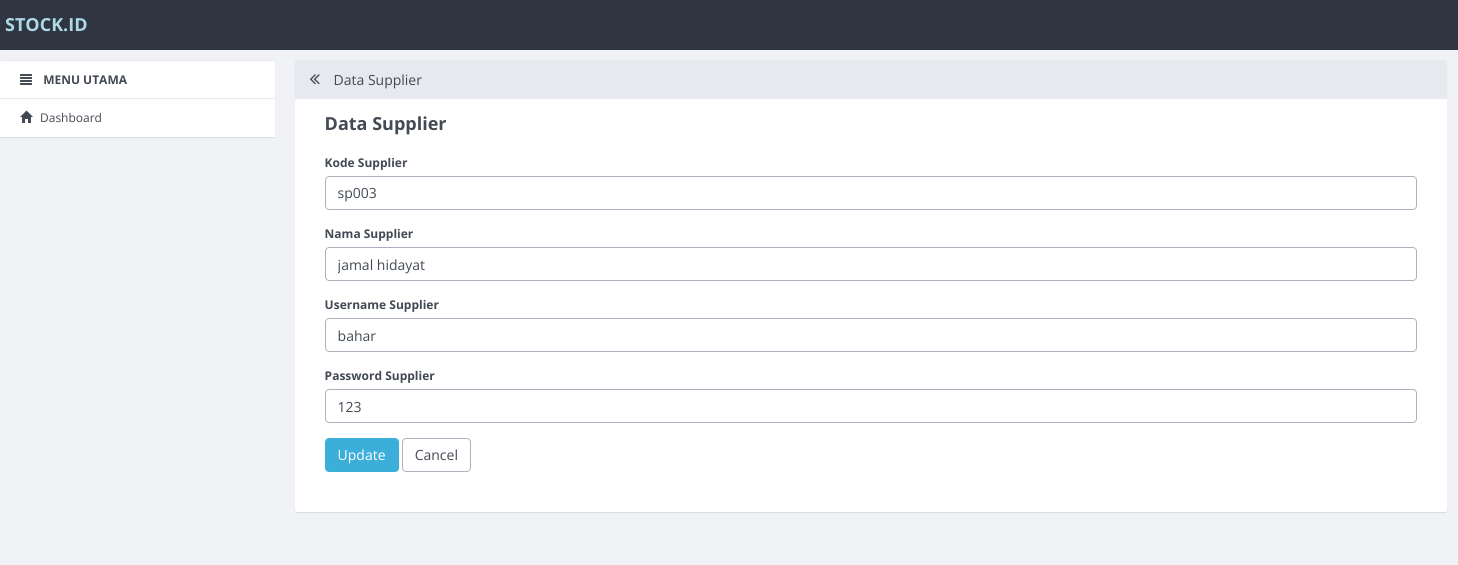
Screenshot of /supplier/update/3.html with the database file from the repository.
### tables this page shows
CREATE TABLE `supplier` (
  `id_supplier` int(11) NOT NULL,
  `kode_supplier` varchar(10) DEFAULT NULL,
  `nama_supplier` varchar(50) DEFAULT NULL,
  `username` varchar(50) NOT NULL,
  `password` varchar(50) NOT NULL
);

### application/controllers/Supplier.php (called while the page is built, shortened)
<?php
class Supplier extends CI_Controller
{
    function __construct()
    {
        $this->load->model('Supplier_model');
        $this->load->library('form_validation');
    }
    public function update($id)
    {
        $row = $this->Supplier_model->get_by_id($id);
        if ($row) {
            $data = array(
                'button' => 'Update',
                'action' => site_url('supplier/update_action'),
		'id_supplier' => set_value('id_supplier', $row->id_supplier),
		'kode_supplier' => set_value('kode_supplier', $row->kode_supplier),
        'nama_supplier' => set_value('nama_supplier', $row->nama_supplier),
        'username' => set_value('username', $row->username),
		'password' => set_value('password', $row->password),
        'konten' => 'supplier/supplier_form',
            'judul' => 'Data Supplier',
	    );
            $this->load->view('v_index', $data);
        } else {
            $this->session->set_flashdata('message', 'Record Not Found');
            redirect(site_url('supplier'));
        }
    }
}

### index.php (called while the page is built, shortened)
<?php
require_once BASEPATH.'core/CodeIgniter.php';

### application/models/Supplier_model.php (called while the page is built, shortened)
<?php
class Supplier_model extends CI_Model
{
    public $table = 'supplier';
    public $id = 'id_supplier';
    function get_by_id($id)
    {
        $this->db->where($this->id, $id);
        return $this->db->get($this->table)->row();
    }
}

### application/views/supplier/supplier_form.php (the view, shortened to what this page needs)
<form action="<?php echo $action; ?>" method="post">
        <div class="form-group">
            <label for="varchar">Kode Supplier <?php echo form_error('kode_supplier') ?></label>
            <input type="text" class="form-control" name="kode_supplier" id="kode_supplier" placeholder="Kode Supplier" value="<?php echo $kode_supplier; ?>" />
        </div>
        <div class="form-group">
            <label for="varchar">Nama Supplier <?php echo form_error('nama_supplier') ?></label>
            <input type="text" class="form-control" name="nama_supplier" id="nama_supplier" placeholder="Nama Supplier" value="<?php echo $nama_supplier; ?>" />
        </div>
        <div class="form-group">
            <label for="varchar">Username Supplier <?php echo form_error('username') ?></label>
            <input type="text" class="form-control" name="username" id="username" placeholder="Username Supplier" value="<?php echo $username; ?>" />
        </div>
        <div class="form-group">
            <label for="varchar">Password Supplier <?php echo form_error('password') ?></label>
            <input type="text" class="form-control" name="password" id="password" placeholder="Password Supplier" value="<?php echo $password; ?>" />
        </div>
        <button type="submit" class="btn btn-primary"><?php echo $button ?></button>
        <a href="<?php echo site_url('supplier') ?>" class="btn btn-default">Cancel</a>
    </form>

### rows the page displays
supplier: kode_supplier "sp003", nama_supplier "jamal hidayat", username "bahar", password "123"

### other values shown
$judul "Data Supplier"
$button "Update"
